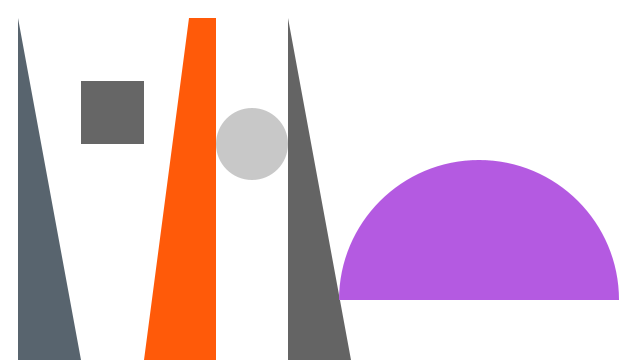
Frame 1 (no input)
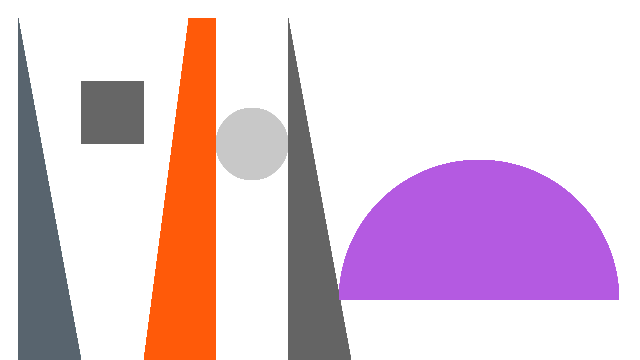
Frame 60 (the mouse pressed at the canvas centre just before this capture)
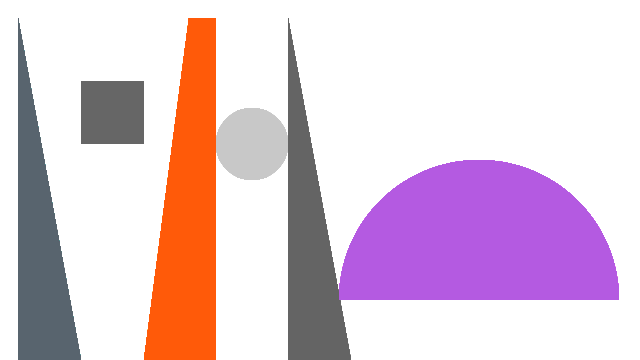
Frame 120 (the mouse held since frame 60 and released just before this capture)

The Processing sketch that drew these frames (run headless with seeded random() and noise(); from frame 60 on, the mouse is pressed at the canvas centre):

// Processing sketch: ShapePrimitives
// ── ShapePrimitives.pde
/**
 * Shape Primitives. 
 * 
 * The basic shape primitive functions are triangle(),
 * rect(), quad(), ellipse(), and arc(). Squares are made
 * with rect() and circles are made with ellipse(). Each 
 * of these functions requires a number of parameters to 
 * determine the shape's position and size. 
 */

void setup() {
  size(640, 360);
  background(255);
  noStroke();
}

void drawstuff() {
   smooth();
  fill(88, 100, 110);
  triangle(18, 18, 18, 360, 81, 360);

  fill(102);
  rect(81, 81, 63, 63);

  fill(255, 90, 9);
  quad(189, 18, 216, 18, 216, 360, 144, 360);

  fill(200);
  ellipse(252, 144, 72, 72);

  fill(100);
  triangle(288, 18, 351, 360, 288, 360); 

  fill(180, 90, 225);
  arc(479, 300, 280, 280, PI, TWO_PI);
}


void draw() {
 drawstuff();
}
